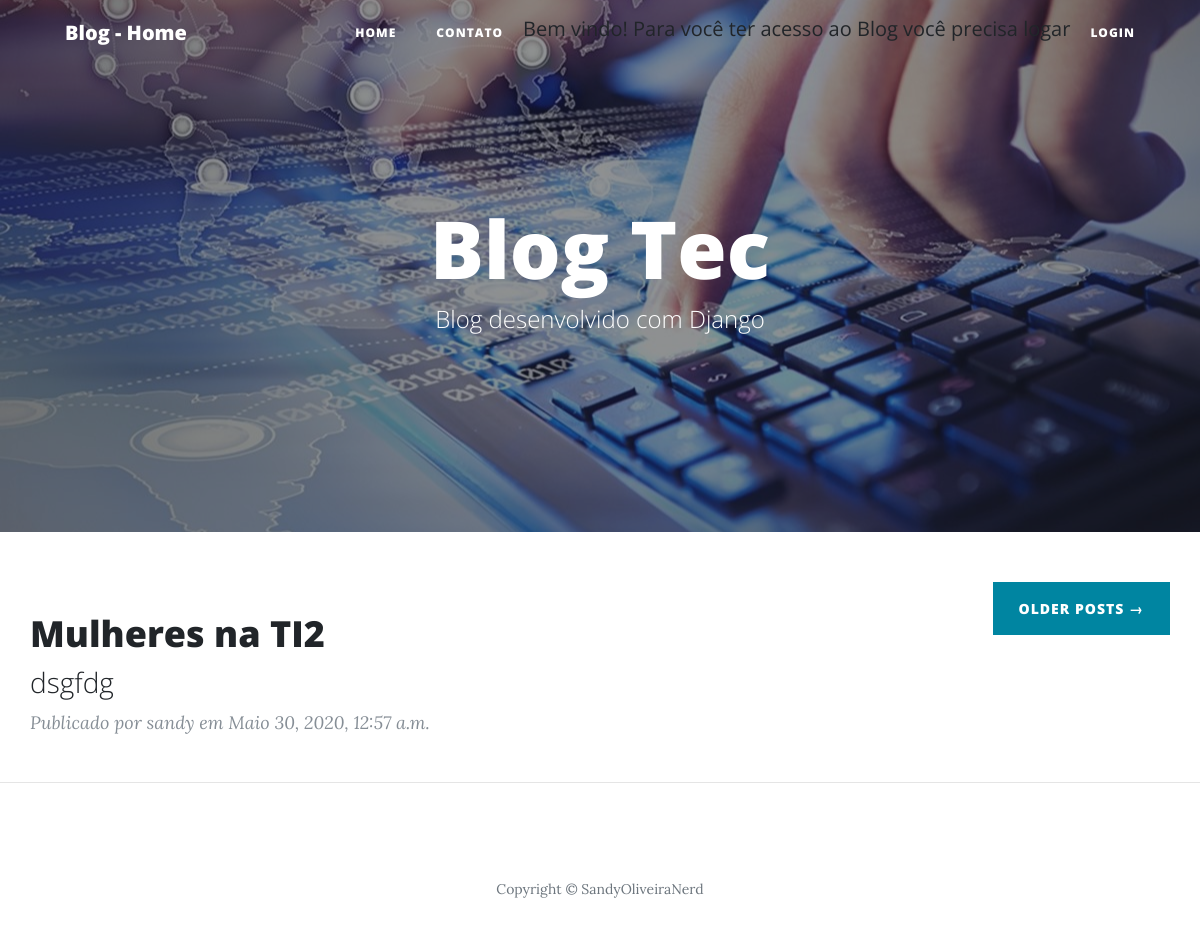
Before: / with the older database file.
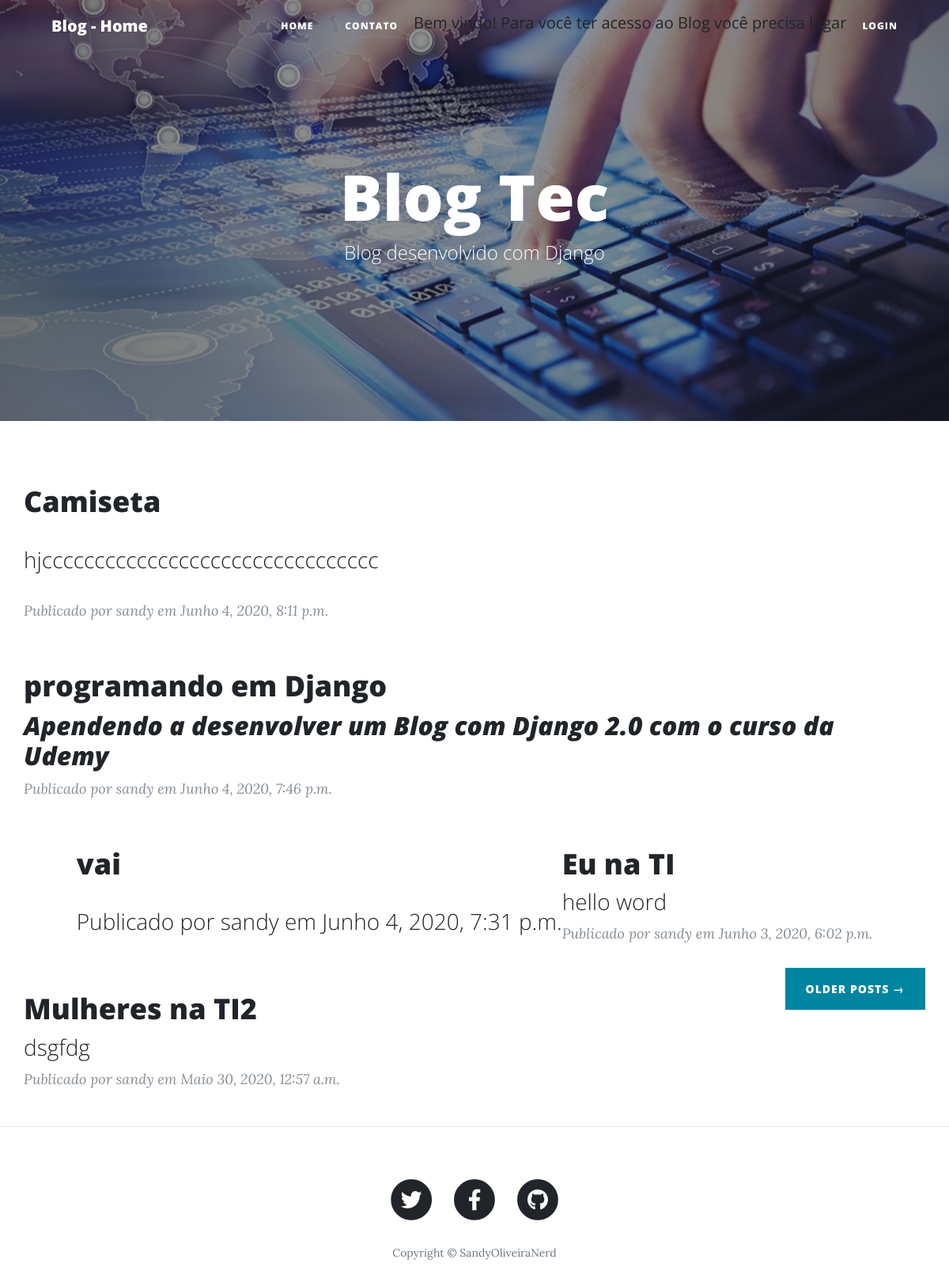
After: the same page with the newer database file.
### blog/models.py (models this page shows, shortened)
class Post(models.Model):
    STATUS = (
        ('rascunho','Rascunho'),
        ('publicado','Publicado'),
    )
    title= models.CharField(verbose_name="Título", max_length=250)
    slug   = models.SlugField(max_length=250)#https://site.com/noticias/campeonato-brasileiro-2020/01/02/2020
    autor  = models.ForeignKey(User,
                               on_delete=models.CASCADE)
    categoria = models.ManyToManyField(Category, related_name="get_posts")
    imagem = models.ImageField(upload_to="blog", blank=True, null=True)
    conteudo  = RichTextField(verbose_name="Conteúdo")
    publicado = models.DateTimeField(default=timezone.now)
    criado    = models.DateTimeField(auto_now_add=True)
    alterado  = models.DateTimeField(auto_now=True)
    status    = models.CharField(max_length=10,
                                 choices=STATUS,
                                 default='rascunho')
    objects   = models.Manager()
    published = PublishedManager()
    def get_absolute_url(self):
        return reverse('post_detail',args=[self.slug])
    class Meta:
        ordering = ('-publicado',)

### blog/views.py (the view)
# urls.py: path('', views.BlogListView.as_view(), name='home'),
class BlogListView(ListView):
    model = Post
    template_name = 'blog/home.html'

### social/processors.py (called while the page is built)
def ctx_social(request):
    ctx_dict = {}
    links = Link.objects.all()
    for link in links:
        ctx_dict[link.chave] = link.url
    return ctx_dict

### blog/templates/blog/home.html (shortened to what this page needs)
{% extends 'base.html' %}
{% load static %}
{% block header %}
  <header class="masthead" style="background-image: url({% static 'img/home-bg1.jpg' %})">
    <div class="overlay"></div>
    <div class="container">
      <div class="row">
        <div class="col-lg-8 col-md-10 mx-auto">
          <div class="site-heading">
            <h1>Blog Tec</h1>
            <span class="subheading">Blog desenvolvido com Django</span>
          </div>
        </div>
      </div>
    </div>
  </header>
{% endblock header %}
{% block content %}
    {% for post in object_list %}
            <div class="post-preview">
              <a href="{{post.get_absolute_url}}">
                <h2 class="post-title">
                 {{ post.title }}
                </h2>
                <h3 class="post-subtitle">
                  {{ post.conteudo | safe | truncatechars:"200" }}
                </h3>
              </a>
              <p class="post-meta">Publicado por
                {{ post.autor }} em {{post.publicado}}
              </p>
            </div>
    {% endfor %}
    <div class="clearfix">
      <a class="btn btn-primary float-right" href="#">Older Posts &rarr;</a>
    </div>
{% endblock content %}

Changed rows visible on the page:
added Post: title "Camiseta", conteudo "hjcccccccccccccccccccccccccccccccc", autor "sandy", publicado "Junho 4, 2020, 8:11 p.m."
added Post: title "programando em Django", conteudo "Apendendo a desenvolver um Blog com Django 2.0 com o curso da Udemy", autor "sandy", publicado "Junho 4, 2020, 7:46 p.m."
added Post: title "vai", autor "sandy", publicado "Junho 4, 2020, 7:31 p.m."
added Post: title "Eu na TI", conteudo "hello word", autor "sandy", publicado "Junho 3, 2020, 6:02 p.m."
